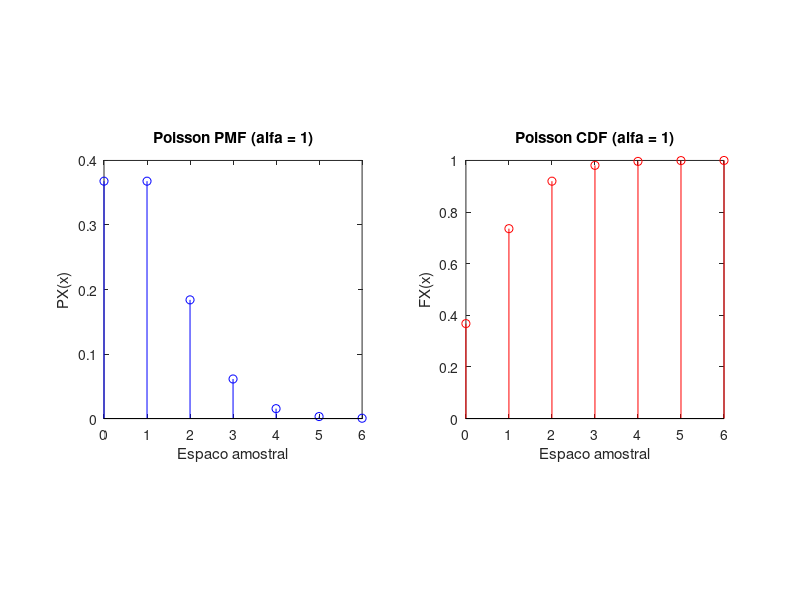

MATLAB code to generate this figure:
clear all clc clf

function pmf=poissonpmf(alpha, x)
  %Poisson (alpha) rv X,
  %out = vector pmf: pmf(i)=P[X=x(i)]
  x = x(:);
  k=(1:max(x))';
  logfacts =cumsum(log(k));
  pb=exp([-alpha; ...
  -alpha+ (k*log(alpha))-logfacts]);
  okx=(x>=0).*(x==floor(x));
  x=okx.*x;
  pmf=okx.*pb(x+1);
  %pmf(i) = 0 para todo zero-prob x(i)
  pmf = pmf';
endfunction

function cdf=poissoncdf(alpha,x)
  %output cdf(i)=Prob[X<=x(i)]
  x=floor(x(:));
  sx=0:max(x);
  cdf=cumsum(poissonpmf(alpha,sx)');
  %cdf de 0 até max(x)
  okx=(x>=0);%x(i)<0 -> cdf=0
  x=(okx.*x);%nega x(i)=0
  cdf= okx.*cdf(x+1);
  %cdf = 0 para todo x(i) < 0
  cdf = cdf';
endfunction

function E = expectedValue(sx, px)
  v = sx .* px;
  E = sum(v);
endfunction






% Espaco amostral e alfa
sx = 0:1:6;
alfa = 1

% Calculos da PMF e CDF
px = poissonpmf(alfa, sx);
fx = poissoncdf(alfa, sx);

% Valor esperado
E = expectedValue(sx, px)

% Plot da PMF
figure(1);
subplot(1,2,1);
stem(sx, px, 'b');
title("Poisson PMF (alfa = 1)");
xlabel("Espaco amostral");
ylabel("PX(x)");
axis square

% Plot da CDF
figure(1);
subplot(1,2,2);
stem(sx, fx, 'r');
title("Poisson CDF (alfa = 1)");
xlabel("Espaco amostral");
ylabel("FX(x)");
axis square
